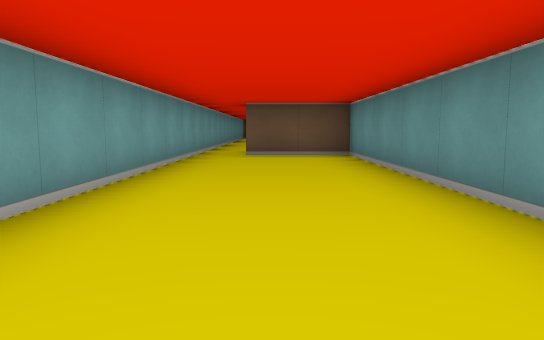
view 1 (above)

24 first-person views from a walk through a cub3D ray-caster map. The camera is about half as high as the walls, tilts 6° down and sees 70° across. The floor is counted in squares. Each view is taken from the middle of a square. On the plan, view 1 faces up. The plan holds only what a view shows up to about 9 squares ahead; the rest is blank.

view 2
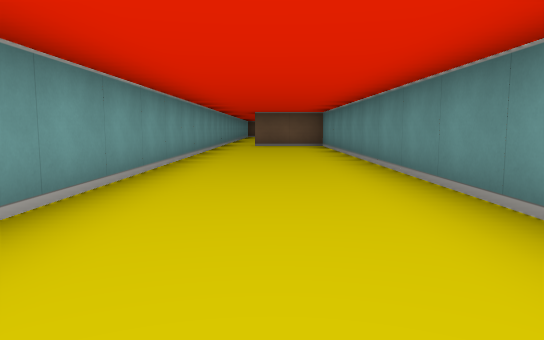

view 3
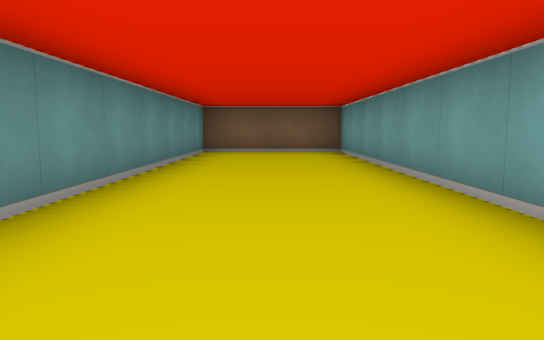

view 4
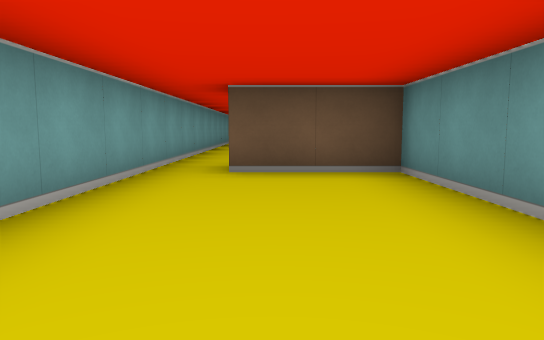

view 5
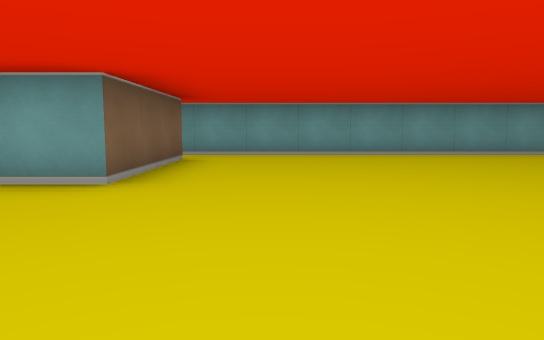

view 6
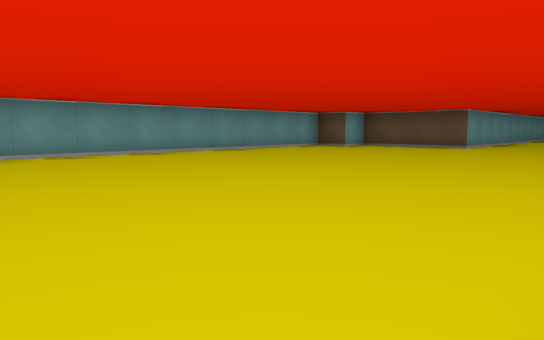

view 7
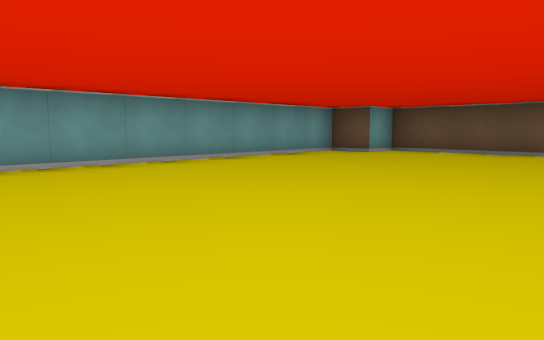

view 8
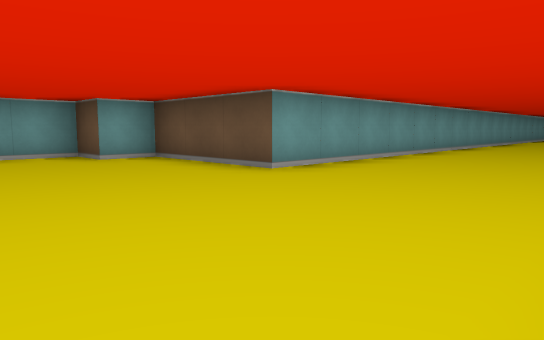

view 9
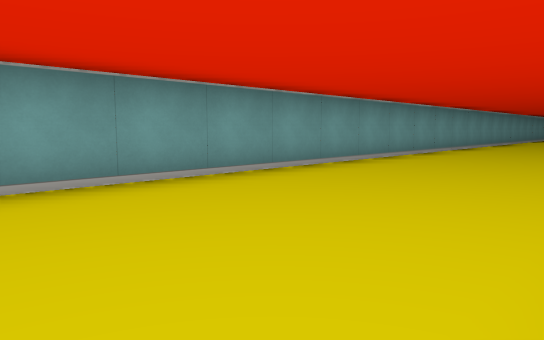

view 10
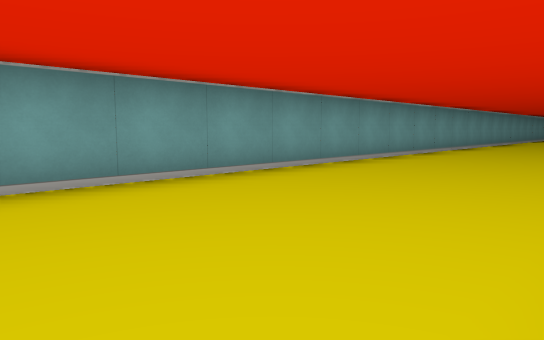

view 11
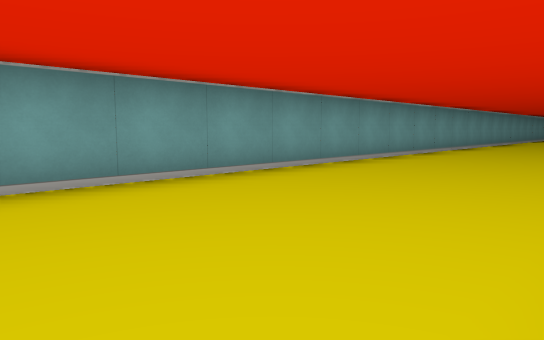

view 12
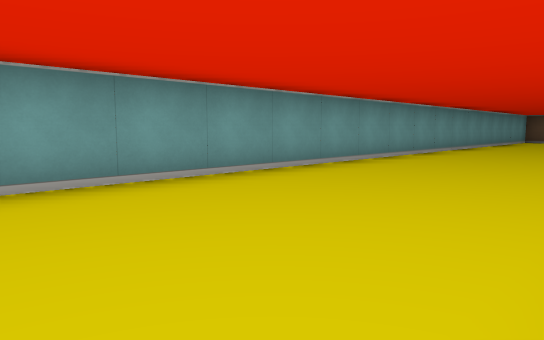

view 13
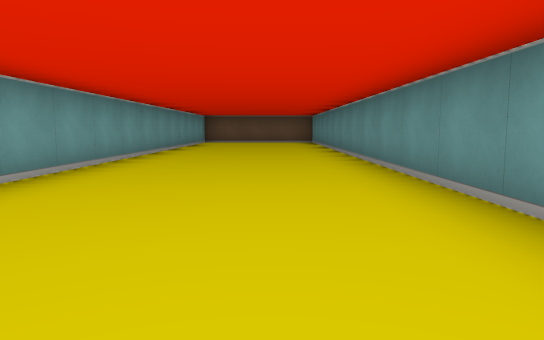

view 14
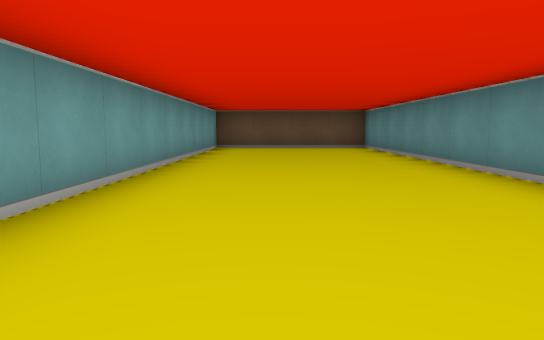

view 15
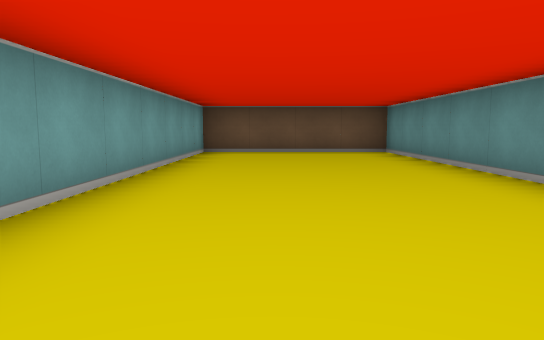

view 16
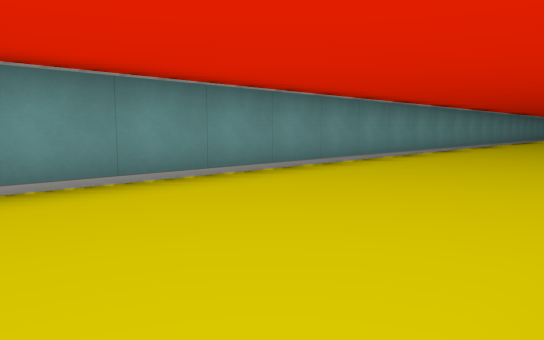

view 17
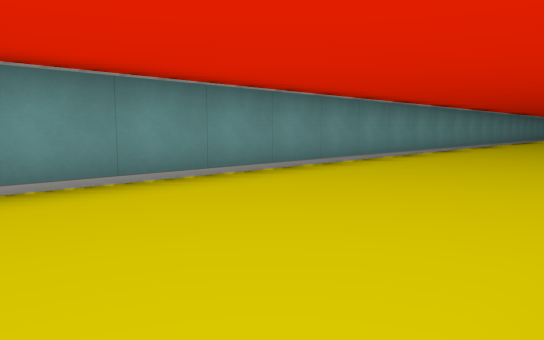

view 18
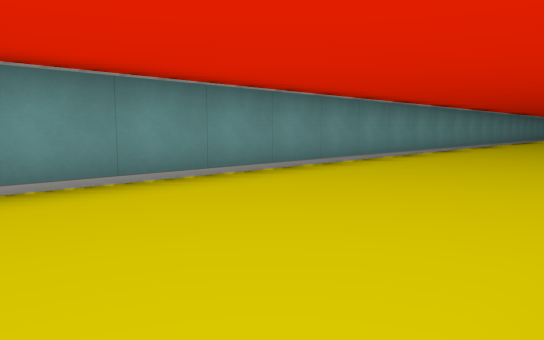

view 19
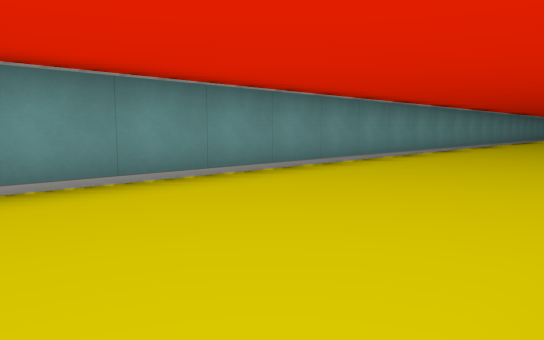

view 20
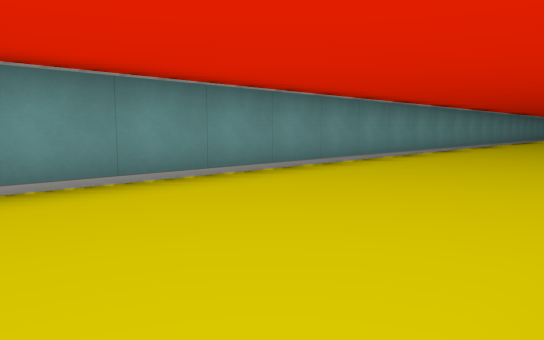

view 21
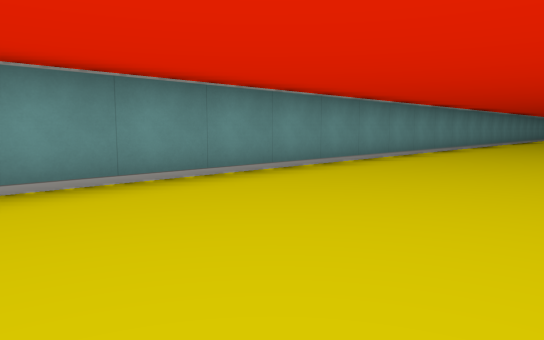

view 22
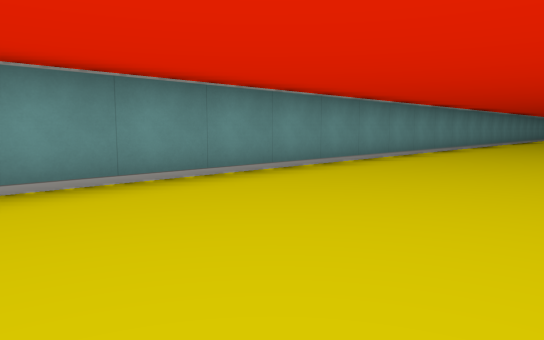

view 23
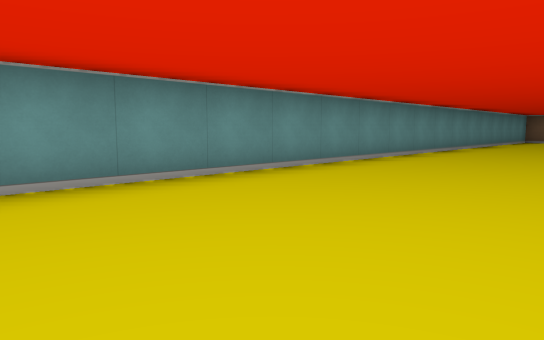

view 24
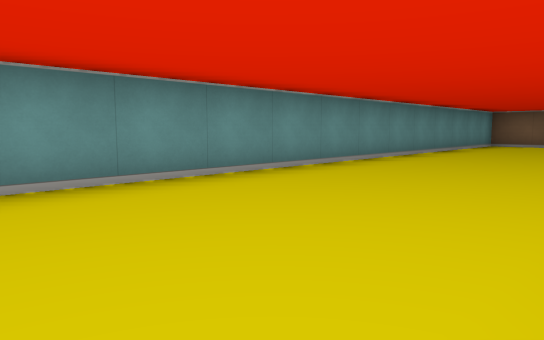

### Floor plan
Ten units are one square. View 1 is at (0, 0); x grows to the right and y downward. Boxes are objects, and circles mark ways between rooms. Rooms are numbered by the first view taken in them; rooms with no view inside come last. Other rooms are left out.
<svg viewBox="-20 -520 90 580">
<path fill="none" stroke="#000" d="M-15 -85 -15 55 15 55 15 -75 -5 -75M-5 -85 25 -85 25 -75M65 24 65 -515 25 -515 25 -215 -5 -215 -5 -205 -15 -205 -15 -85"/>
<circle cx="-10" cy="-80" r="3" fill="#2a7"/>
<text x="0" y="-10">1</text>
<text x="40" y="-220">2</text>
</svg>
Room 1 opens to room 2.

Where each view was taken, in squares from view 1:
view 1: 0 up, 0 right, facing up
view 2: 4 down, 0 right, facing up
view 3: 3 up, 0 right, facing down
view 4: 3 up, 0 right, facing up
view 5: 10 up, 6 right, facing left
view 6: 11 up, 6 right, facing up-left
view 7: 13 up, 4 right, facing up-left
view 8: 18 up, 6 right, facing up-left
view 9: 22 up, 6 right, facing up-left
view 10: 26 up, 6 right, facing up-left
view 11: 31 up, 6 right, facing up-left
view 12: 35 up, 6 right, facing up-left
view 13: 37 up, 5 right, facing up
view 14: 41 up, 4 right, facing up
view 15: 43 up, 4 right, facing up
view 16: 43 up, 3 right, facing down-right
view 17: 38 up, 3 right, facing down-right
view 18: 34 up, 3 right, facing down-right
view 19: 29 up, 3 right, facing down-right
view 20: 25 up, 3 right, facing down-right
view 21: 20 up, 3 right, facing down-right
view 22: 16 up, 3 right, facing down-right
view 23: 11 up, 3 right, facing down-right
view 24: 7 up, 3 right, facing down-right
